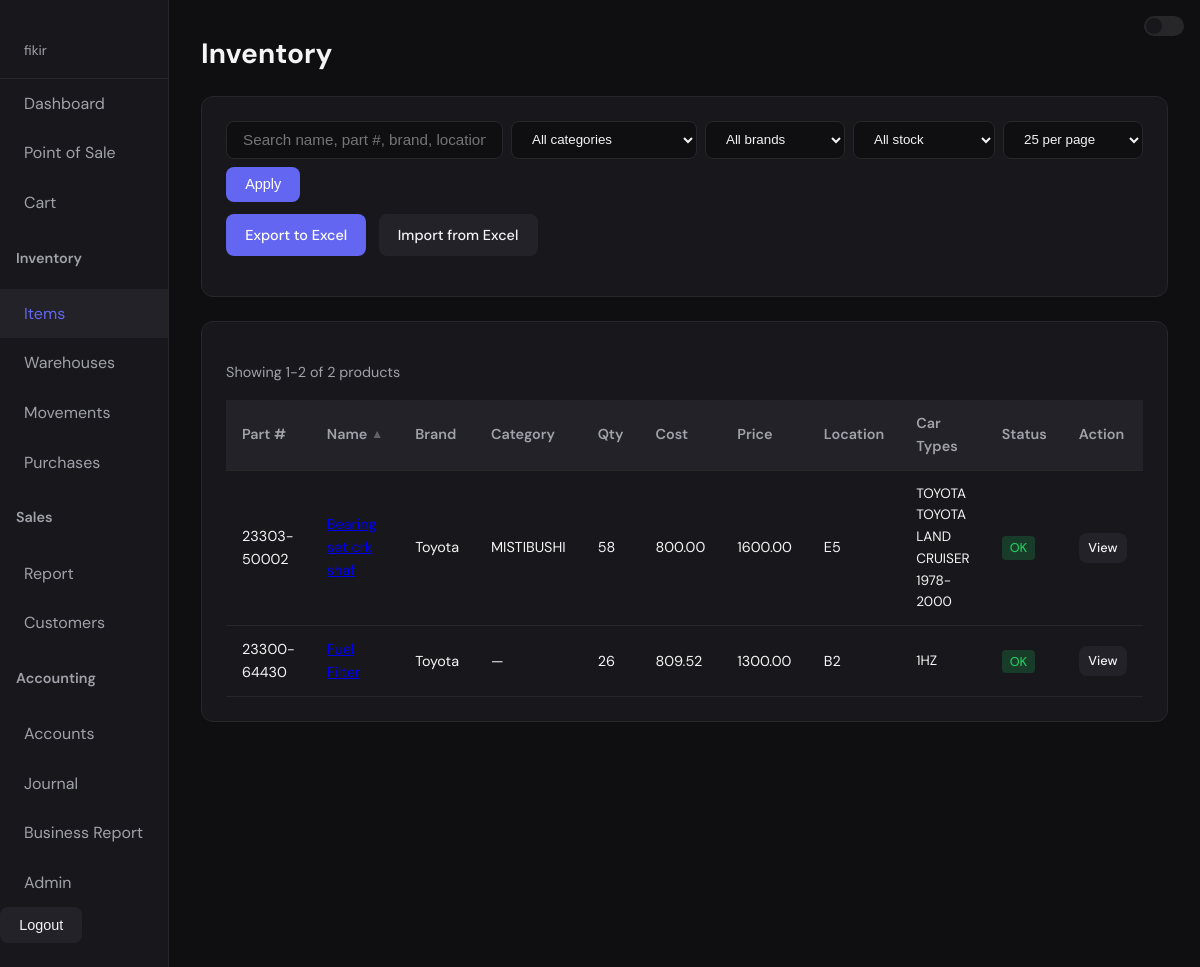
The app's page /inventory/ (signed in) with its own data.
### inventory/models.py (models this page shows, shortened)
class Product(models.Model):
    sku = models.CharField(max_length=50, unique=True, blank=True, help_text="Stock keeping unit")
    part_number = models.CharField(max_length=50, blank=True, help_text="OEM number")
    name = models.CharField(max_length=100)
    brand = models.CharField(max_length=50, blank=True)
    category = models.ForeignKey(Category, on_delete=models.SET_NULL, null=True, blank=True)
    quantity = models.PositiveIntegerField(default=0)
    reorder_level = models.PositiveIntegerField(default=0, help_text="Quantity at which to reorder")
    cost_price = models.FloatField(default=0)
    selling_price = models.FloatField()
    wholesale_price = models.FloatField(default=0)
    location = models.CharField(max_length=150, blank=True, help_text="Physical storage location (shelf, bin)")
    purpose = models.CharField(max_length=150, blank=True, help_text="Part purpose e.g. DIFFERENTIAL PINION")
    vehicle_application = models.TextField(blank=True, help_text="Car/vehicle types this part fits")
    compatibilities = models.ManyToManyField(
        "CarModel",
        blank=True,
        related_name="compatible_products",
        help_text="Vehicle models this part fits"
    )
    LOW_STOCK_THRESHOLD = 5
    def is_low_stock(self):
        return self.quantity <= self.LOW_STOCK_THRESHOLD

class Category(models.Model):
    name = models.CharField(max_length=100)

class CarModel(models.Model):
    make = models.ForeignKey(CarMake, on_delete=models.CASCADE, related_name="models")
    name = models.CharField(max_length=100)
    year_from = models.PositiveIntegerField(null=True, blank=True)
    year_to = models.PositiveIntegerField(null=True, blank=True)
    engine_type = models.CharField(max_length=100, blank=True)
    chassis_prefixes = models.CharField(
        max_length=200,
        blank=True,
        help_text="Comma-separated chassis codes or prefixes used for quick lookup",
    )
    class Meta:
        unique_together = ("make", "name", "year_from", "year_to")
    def __str__(self):
        parts = [self.make.name, self.name]
        if self.year_from and self.year_to:
            parts.append(f"{self.year_from}-{self.year_to}")
        return " ".join(parts)

class CarMake(models.Model):
    name = models.CharField(max_length=100, unique=True)

### inventory/views.py (the view, shortened to what this page needs)
# urls.py: path("", views.product_list, name="product_list"),
@login_required
def product_list(request):
    products = Product.objects.select_related("category")
    q = request.GET.get("q", "").strip()
    category_id = request.GET.get("category", "")
    if category_id:
        products = products.filter(category_id=category_id)
    brand_filter = request.GET.get("brand", "").strip()
    if brand_filter:
        products = products.filter(brand__iexact=brand_filter)
    stock_filter = request.GET.get("stock", "")
    if stock_filter == "low":
        products = products.filter(quantity__lte=Product.LOW_STOCK_THRESHOLD)
    elif stock_filter == "ok":
        products = products.filter(quantity__gt=Product.LOW_STOCK_THRESHOLD)
    sort = request.GET.get("sort", "name")
    order = request.GET.get("order", "asc")
    if sort in SORT_FIELDS and order in ("asc", "desc"):
        field = SORT_FIELDS[sort]
        products = products.order_by(("-" if order == "desc" else "") + field)
    per_page = min(int(request.GET.get("per_page", 25) or 25), 100)
    per_page = max(per_page, 10)
    paginator = Paginator(products, per_page)
    page_num = request.GET.get("page", 1)
    page = paginator.get_page(page_num)
    categories = Category.objects.all().order_by("name")
    brands = (
        Product.objects.exclude(brand="")
        .exclude(brand__isnull=True)
        .values_list("brand", flat=True)
        .distinct()
        .order_by("brand")
    )
    return render(request, "inventory/product_list.html", {
        "products": page,
        "page": page,
        "categories": categories,
        "brands": brands,
        "search": q,
        "sort": sort,
        "order": order,
        "filter_category": category_id,
        "filter_brand": brand_filter,
        "filter_stock": stock_filter,
        "per_page": per_page,
    })

### inventory/templatetags/inventory_extras.py (called while the page is built)
@register.simple_tag(takes_context=True)
def sort_url(context, field):
    request = context["request"]
    current_sort = request.GET.get("sort", "name")
    current_order = request.GET.get("order", "asc")
    params = request.GET.copy()
    params["sort"] = field
    if current_sort == field:
        params["order"] = "desc" if current_order == "asc" else "asc"
    else:
        params["order"] = "asc"
    return "?" + params.urlencode()

### inventory/templates/inventory/product_list.html (shortened to what this page needs)
{% extends "base.html" %}
{% load inventory_extras %}
{% block content %}
<h1>Inventory</h1>
<div class="card">
    <form method="get" class="inventory-toolbar" id="filter-form">
        <div class="toolbar-row">
            <input type="text" name="q" value="{{ search }}" placeholder="Search name, part #, brand, location or chassis..." class="search-input">
            <select name="category">
                <option value="">All categories</option>
            </select>
            <select name="brand">
                <option value="">All brands</option>
            </select>
            <select name="stock">
                <option value="">All stock</option>
            </select>
            <select name="per_page">
                <option value="25" {% if per_page == 25 %}selected{% endif %}>25 per page</option>
            </select>
            <button type="submit" class="btn">Apply</button>
        </div>
    </form>
    <p style="margin-top: 0.75rem;">
        <a href="{% url 'export_inventory' %}{% if request.GET %}?{{ request.GET.urlencode }}{% endif %}" class="btn">Export to Excel</a>
        <a href="{% url 'import_inventory' %}" class="btn btn-secondary" style="margin-left: 0.5rem;">Import from Excel</a>
    </p>
</div>
<div class="card">
    <p class="result-count">
        {% if page.paginator.count == 0 %}
        No products found.
        {% else %}
        Showing {{ page.start_index }}-{{ page.end_index }} of {{ page.paginator.count }} product{{ page.paginator.count|pluralize }}
        {% endif %}
    </p>
    <table class="sortable-table">
        <thead>
            <tr>
                <th>{% include "inventory/_sort_header.html" with field="part" label="Part #" %}</th>
                <th>{% include "inventory/_sort_header.html" with field="name" label="Name" %}</th>
                <th>{% include "inventory/_sort_header.html" with field="brand" label="Brand" %}</th>
                <th>{% include "inventory/_sort_header.html" with field="category" label="Category" %}</th>
                <th>{% include "inventory/_sort_header.html" with field="qty" label="Qty" %}</th>
                <th>{% include "inventory/_sort_header.html" with field="cost" label="Cost" %}</th>
                <th>{% include "inventory/_sort_header.html" with field="price" label="Price" %}</th>
                <th>Location</th>
                <th>Car Types</th>
                <th>Status</th>
                <th>Action</th>
            </tr>
        </thead>
        <tbody>
            {% for product in products %}
            <tr>
                <td>{{ product.part_number|default:"—" }}</td>
                <td><a href="{% url 'product_detail' product.id %}">{{ product.name }}</a></td>
                <td>{{ product.brand|default:"—" }}</td>
                <td>{{ product.category.name|default:"—" }}</td>
                <td>{{ product.quantity }}</td>
                <td>{{ product.cost_price|floatformat:2 }}</td>
                <td>{{ product.selling_price|floatformat:2 }}</td>
                <td>{{ product.location|default:"—"|truncatewords:5 }}</td>
                <td class="car-types">
                    {% if product.compatibilities.exists %}
                        {% for cm in product.compatibilities.all %}
                            {{ cm }}{% if not forloop.last %}, {% endif %}
                        {% endfor %}
                    {% else %}
                        {{ product.vehicle_application|default:"—"|truncatewords:12 }}
                    {% endif %}
                </td>
                <td>
                    {% if product.is_low_stock %}
                    <span class="badge badge-low">Low</span>
                    {% else %}
                    <span class="badge badge-ok">OK</span>
                    {% endif %}
                </td>
                <td><a href="{% url 'product_detail' product.id %}" class="btn btn-secondary" style="padding:0.3rem 0.6rem; font-size:0.8rem;">View</a></td>
            </tr>
            {% empty %}
            <tr>
                <td colspan="10">No products. <a href="{% url 'import_inventory' %}">Import from Excel</a> or add via Admin.</td>
            </tr>
            {% endfor %}
        </tbody>
    </table>
</div>
{% endblock %}

### templates/base.html (shortened to what this page needs)
<!DOCTYPE html>
<html lang="en">
<head>
</head>
<body>
    <div class="theme-switch-container">
        <label class="switch">
            <span class="slider round"></span>
        </label>
    </div>
    <div class="layout">
        {% if user.is_authenticated %}
        <nav>
            <div class="nav-user">{{ user.get_username }}</div>
            <a href="{% url 'dashboard' %}" class="{% if request.resolver_match.url_name == 'dashboard' %}active{% endif %}">Dashboard</a>
            <a href="{% url 'pos' %}" class="{% if request.resolver_match.url_name == 'pos' %}active{% endif %}">Point of Sale</a>
            <a href="{% url 'cart' %}" class="{% if request.resolver_match.url_name == 'cart' %}active{% endif %}">Cart</a>
            <h4 style="margin-left:1rem; color:var(--text-muted); font-weight:600; font-size:0.9rem;">Inventory</h4>
            <a href="{% url 'product_list' %}" class="{% if request.resolver_match.url_name == 'product_list' or request.resolver_match.url_name == 'import_inventory' %}active{% endif %}">Items</a>
            <a href="{% url 'warehouse_list' %}" class="{% if request.resolver_match.url_name == 'warehouse_list' %}active{% endif %}">Warehouses</a>
            <a href="{% url 'stockmovement_list' %}" class="{% if request.resolver_match.url_name == 'stockmovement_list' %}active{% endif %}">Movements</a>
            <a href="{% url 'purchase_list' %}" class="{% if request.resolver_match.url_name == 'purchase_list' or request.resolver_match.url_name == 'purchase_add' %}active{% endif %}">Purchases</a>
            <h4 style="margin-left:1rem; color:var(--text-muted); font-weight:600; font-size:0.9rem;">Sales</h4>
            <a href="{% url 'sales_report' %}" class="{% if request.resolver_match.url_name == 'sales_report' %}active{% endif %}">Report</a>
            <a href="{% url 'customer_list' %}" class="{% if request.resolver_match.url_name == 'customer_list' %}active{% endif %}">Customers</a>
            <h4 style="margin-left:1rem; color:var(--text-muted); font-weight:600; font-size:0.9rem;">Accounting</h4>
            <a href="{% url 'account_list' %}" class="{% if request.resolver_match.url_name == 'account_list' %}active{% endif %}">Accounts</a>
            <a href="{% url 'journalentry_list' %}" class="{% if request.resolver_match.url_name == 'journalentry_list' %}active{% endif %}">Journal</a>
            <a href="{% url 'business_report' %}" class="{% if request.resolver_match.url_name == 'business_report' %}active{% endif %}">Business Report</a>
            {% if user.is_staff %}
            <a href="/admin/">Admin</a>
            {% endif %}
            <form method="post" action="{% url 'logout' %}" style="margin-top:auto;">
                <button type="submit" class="btn btn-secondary">Logout</button>
            </form>
        </nav>
        {% else %}
        <nav>
            <a href="{% url 'login' %}" class="btn btn-secondary" style="margin:1rem;">Login</a>
        </nav>
        {% endif %}
        <main>
            {% block content %}{% endblock %}
        </main>
    </div>
</body>
</html>

### templates/base.html (style rules this page uses)
.theme-switch-container { position: fixed; top: 1rem; right: 1rem; z-index: 1000; }
.switch { position: relative; display: inline-block; width: 40px; height: 20px; }
.slider { position: absolute; cursor: pointer; top: 0; left: 0; right: 0; bottom: 0; background-color: var(--border); transition: .4s; border-radius: 20px; }
.slider:before { position: absolute; content: ""; height: 16px; width: 16px; left: 2px; bottom: 2px; background-color: var(--bg-card); transition: .4s; border-radius: 50%; }
:root { --bg: #0f0f12; --bg-card: #18181c; --bg-hover: #222228; --accent: #6366f1; --accent-hover: #818cf8; --text: #f4f4f5; --text-muted: #a1a1aa; --border: #27272a; --success: #22c55e; --error: #ef4444; }
* { box-sizing: border-box; }
body { font-family: 'DM Sans', sans-serif; background: var(--bg); color: var(--text); margin: 0; min-height: 100vh; line-height: 1.6; }
.layout { display: flex; min-height: 100vh; }
nav { width: 220px; background: var(--bg-card); border-right: 1px solid var(--border); padding: 1.5rem 0; }
nav a { display: block; padding: 0.75rem 1.5rem; color: var(--text-muted); text-decoration: none; transition: all 0.2s; }
nav a:hover, nav a.active { color: var(--accent); background: var(--bg-hover); }
main { flex: 1; padding: 2rem; max-width: 1200px; margin: 0 auto; }
.card { background: var(--bg-card); border: 1px solid var(--border); border-radius: 12px; padding: 1.5rem; margin-bottom: 1.5rem; }
h1, h2 { margin-top: 0; }
h1 { font-size: 1.75rem; }
table { width: 100%; border-collapse: collapse; font-size: 0.9rem; }
th, td { padding: 0.75rem 1rem; text-align: left; border-bottom: 1px solid var(--border); }
th { background: var(--bg-hover); color: var(--text-muted); font-weight: 600; }
.btn { display: inline-block; padding: 0.6rem 1.2rem; background: var(--accent); color: white; border: none; border-radius: 8px; font-size: 0.9rem; font-weight: 500; cursor: pointer; text-decoration: none; transition: background 0.2s; }
.btn-secondary { background: var(--bg-hover); color: var(--text); }
input[type="text"], input[type="number"], input[type="password"], input[type="date"] { padding: 0.6rem 1rem; background: var(--bg); border: 1px solid var(--border); border-radius: 8px; color: var(--text); font-size: 0.95rem; }
.nav-user { padding: 1rem 1.5rem; font-size: 0.85rem; color: var(--text-muted); border-bottom: 1px solid var(--border); }

### inventory/templates/inventory/product_list.html (style rules this page uses)
.inventory-toolbar .toolbar-row { display: flex; flex-wrap: wrap; gap: 0.5rem; align-items: center; }
.search-input { flex: 1; min-width: 200px; max-width: 320px; }
.inventory-toolbar select { min-width: 140px; padding: 0.6rem 1rem; background: var(--bg); border: 1px solid var(--border); border-radius: 8px; color: var(--text); }
.result-count { font-size: 0.9rem; color: var(--text-muted); margin-bottom: 1rem; }
.badge { padding: 0.2rem 0.5rem; border-radius: 4px; font-size: 0.8rem; font-weight: 500; }
.badge-ok { background: rgba(34,197,94,0.2); color: var(--success); }
.car-types { max-width: 200px; font-size: 0.85rem; }

### records on screen
Product: part_number "23303-50002", brand "Toyota", category.name "MISTIBUSHI", quantity "58", cost_price "800.00", selling_price "1600.00", location "E5", shows "OK"
CarModel: make+name+year_from "TOYOTA TOYOTA LAND CRUISER 1978-2000"
Product: part_number "23300-64430", brand "Toyota", category.name "—", quantity "26", cost_price "809.52", selling_price "1300.00", location "B2", vehicle_application "1HZ", shows "OK"

### other values on screen
{{ user.get_username }} "fikir"
{{ page.start_index }} "1"
{{ page.end_index }} "2"
{{ page.paginator.count }} "2"
{{ label }} "Part # Name Brand Category Qty Cost Price"
